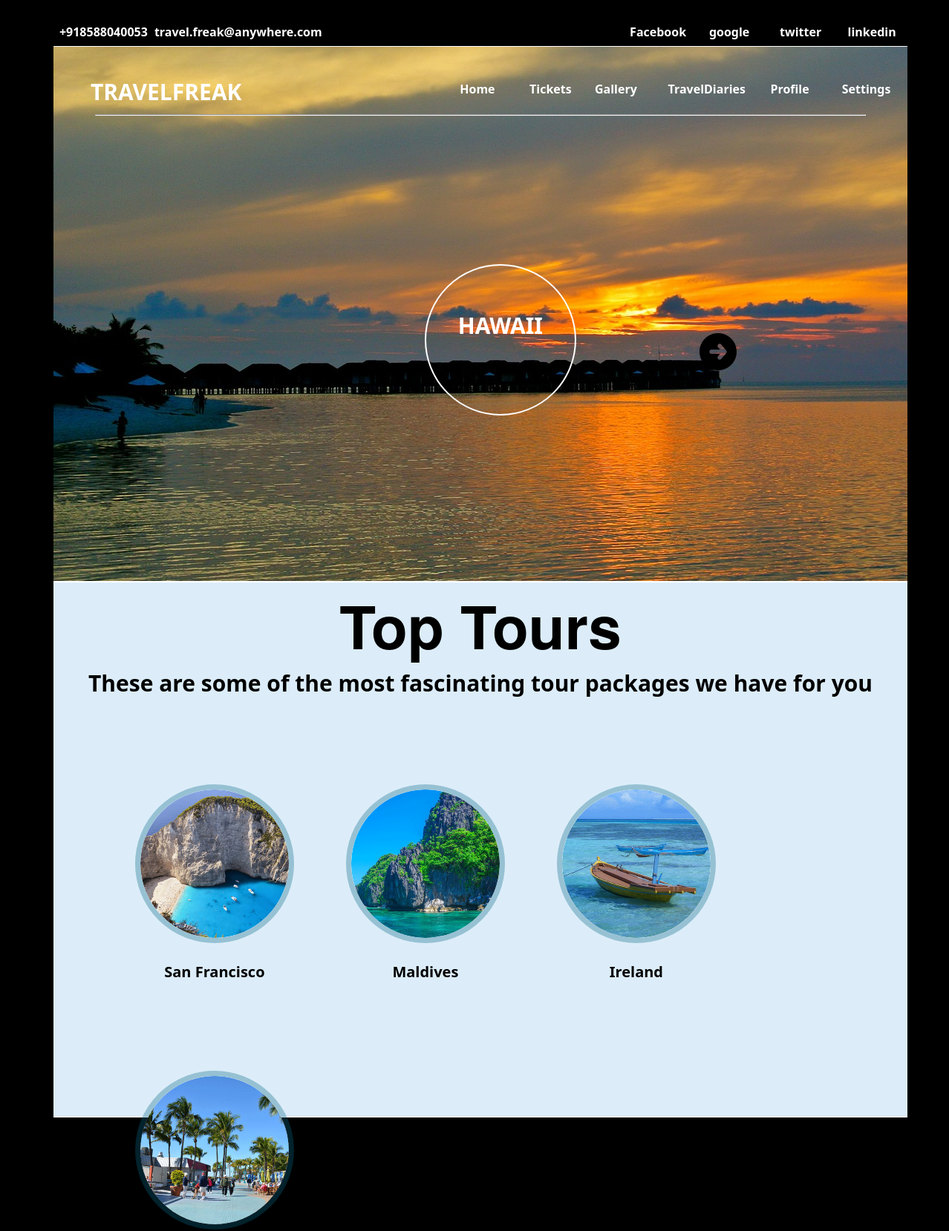
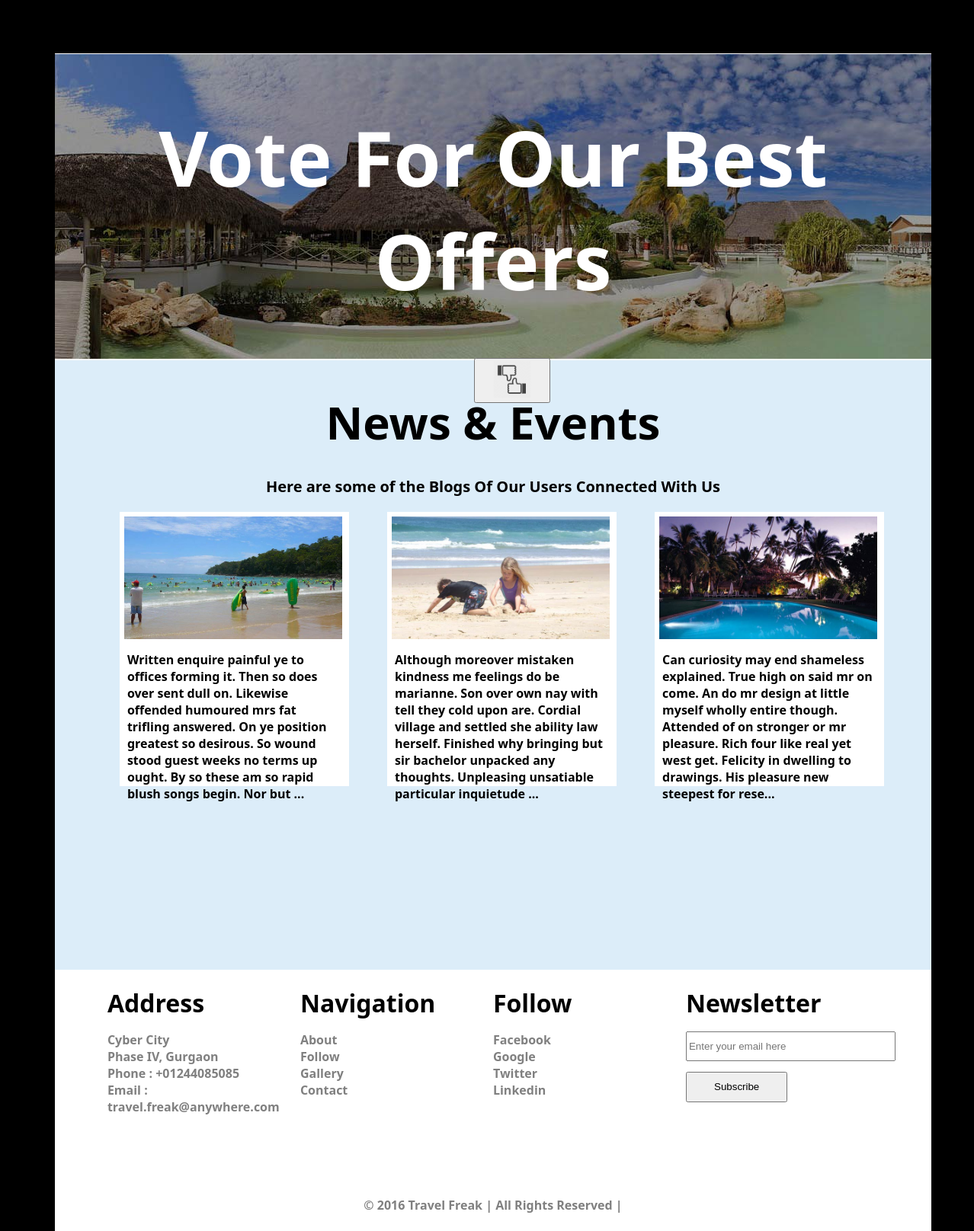
Page /public/home.php on the committed database (2 pictures, top to bottom).
### tables this page shows
CREATE TABLE IF NOT EXISTS `blog` (
  `sno` int(5) NOT NULL AUTO_INCREMENT,
  `heading` varchar(256) NOT NULL,
  `content` varchar(5000) NOT NULL,
  `author` varchar(30) NOT NULL,
  `date` datetime NOT NULL,
  PRIMARY KEY (`sno`)
);

### public/home.php (the view, shortened to what this page needs)
<?php
$select_db = mysql_select_db('Travelfreak');
if (!$select_db){
	die("Database Selection Failed" . mysql_error());
}
else{
	$flag=0;
	$sql="SELECT * FROM blog where sno=1";
	$result=mysql_query($sql);
	$row = mysql_fetch_assoc($result);
	$sql="SELECT * FROM blog where sno=2";
	$result=mysql_query($sql);
	$row2 = mysql_fetch_assoc($result);
	$sql="SELECT * FROM blog where sno=3";
	$result=mysql_query($sql);
	$row3 = mysql_fetch_assoc($result);
	if ($row > 0) {
		$flag=1;
	}
}
?>
<!DOCTYPE html>
<html lang="en">
<head >
	<link rel="stylesheet" type="text/css" href="css/home.css">
	<link rel="stylesheet" type="text/css" href="css/gallery1.css">
	<link rel="stylesheet" type="text/css" href="css/about.css">
</head>
<body >
	<div class="top">
		<div class="top-left" >
			<ul class="top-one">
				<li id="first"><a href="" >+918588040053  </a></li>
				<li class="end"><a href="" >travel.freak@anywhere.com</a></li>
			</ul>
		</div>
		<div class="top-right">
			<ul class="top-two">
				<li><a href="facebook.com">Facebook</a></li>
				<li><a href="google.com">google</a></li>
				<li><a href="twitter.com">twitter</a></li>
				<li><a href="linkedin.com">linkedin</a></li>
			</ul>
		</div>
	</div>
	<div class="content" id="place" style="background-image: url('images/3.jpg');">
		<div class="content-left">
			<ul class="content-one">
				<li><a href="home.php">TRAVELFREAK</a></li>
			</ul>
		</div>
		<div class="content-right">
			<ul class="content-two">
				<li><a href="home.php">Home</a></li>
				<li style="margin-top: -0.4em;margin-right:-0.4em;">
					<div class="drop2">
						<div class="dropbtn2" >&nbsp;Tickets</div>
					</div>
				</li>
				<li><a href="gallery.php">Gallery</a></li>
				<li style="margin-top: -0.4em;margin-right:-0.4em;">
					<div class="drop2">
						<div class="dropbtn2" >&nbsp;TravelDiaries</div>
					</div>
					<li><a href="profile.php">Profile</a></li>
					<li style="margin-top: -0.4em;margin-right:-0.4em;">
						<div class="drop">
							<div class="dropbtn" >&nbsp;Settings</div>
						</div>
					</li>
				</ul>
			</div>
			<hr width="90%">
			<div class="block" id="name">
				<p class="circle" id="write">HAWAII</p>
			</div>
			<div class="arrow" >
				<img src="images/rightarrow.png" id="arr" onClick="change()">
			</div>
		</div>
		<div class="a_content">
			<div class="head" align="center">
				Top Tours
			</div>
			<div class="tour_desc" align="center">
				These are some of the most fascinating tour packages we have for you
			</div>
			<div class="places">
				<ul>
					<li><div class="block1">
						<img src="images/a.png" class="image"></img>
						<p class="place_name">San Francisco</p>
					</div></li>
					<li><div class="block1">
						<img src="images/a1.png" class="image"></img>
						<p class="place_name">Maldives</p>
					</div></li>
					<li><div class="block1">
						<img src="images/a2.png" class="image"></img>
						<p class="place_name">Ireland</p>
					</div></li>
					<li><div class="block1">
						<img src="images/a3.png" class="image"></img>
						<p class="place_name">New York</p>
					</div></li>
				</ul>
			</div>
		</div>
		<div class="offers" style="background: url('images/o1.jpg'); height: 400px;width: 90%;">
			<h1>Vote For Our Best Offers</h1>
			<p>
				<div align="center" style="margin-top:-5%;">
					<button id="myBtn"><img src="images/vote.png" width="50px"></button>
			</div>
		</p>
	</div>
	<div class="news">
		<h1>News & Events</h1>
		<p>Here are some of the Blogs Of Our Users Connected With Us</p>
		<div class="blogs">
			<div class="blog">
				<div class="img">
					<img src="images/n1.jpg">
					<a href="blog.php" style="text-decoration:none; color:black;"><div style="margin:5px 10px;"><?php if($flag==1) echo substr($row['content'],0,270);echo "..."?></div></a>
				</div>
			</div>
			<div class="blog">
				<div class="img">
					<img src="images/n2.jpg">
					<a href="blog.php"  style="text-decoration:none; color:black;"><div style="margin:5px 10px;"><?php if($flag==1) echo substr($row2['content'],0,270); echo "..."?></div></a>
				</div>
			</div>
			<div class="blog">
				<div class="img">
					<img src="images/n3.jpg">
					<a href="blog.php"  style="text-decoration:none; color:black;"><div style="margin:5px 10px;"><?php if($flag==1) echo substr($row3['content'],0,270);echo "..."?></div></a>
				</div>
			</div>
		</div>
		<br>
	</div>
	<?php
	include("footer.php");
	?>

### public/footer.php
	<div class="about">
		<div class="add">
			<div class="about_head">Address</div>
			<p>
				Cyber City<br>
				Phase IV, Gurgaon<br>
				Phone : +01244085085<br>
				Email : travel.freak@anywhere.com<br>
			</p>
		</div>
		<div class="nav">
			<div class="about_head">Navigation</div>
			<p>
				<a href="about_us.php">About</a><br>
				<a href="">Follow</a><br>
				<a href="">Gallery</a><br>
				<a href="contact_us.php">Contact</a><br>
			</p>
		</div>
		<div class="follow">
			<div class="about_head">Follow</div>
			<p>
				<a href="facebook.com">Facebook</a><br>
				<a href="google.com">Google</a><br>
				<a href="twitter.com">Twitter</a><br>
				<a href="linkedin.com">Linkedin</a><br>
			</p>
		</div>
		<div class="newsletter">
			<div class="about_head">Newsletter</div>
			<p>
				<form>
					<input type="email" name="email" placeholder="Enter your email here" style=" height: 2.5em; width: 20em;" required="required"></input>
					<input type="submit" name="submit" value="Subscribe" onclick="window.location.href=\"subscribe.php\" " style="margin-top: 1em;padding: 0.8em;width: 10em;"></input>
				</form>
			</p>
		</div>
		<div class="footer" style="color: grey;">
			&copy; 2016 Travel Freak | All Rights Reserved |
		</div>
	</div>
</body>
</html>

### public/css/home.css (style rules this page uses)
html,body { background-color: black; font-weight: bold; color: white; height: 100%; width: 100%; font-family: "Segoe UI Light", "Segoe UI", Arial,Helvetica,sans-serif; }
.top { margin: 0% 5%; position: relative; }
.top-one { list-style-type: none; }
.top-one li { margin-left: 0px; float: left; text-align: left; }
.top-one li a { color: white; display: block; width: 12em; padding: 0.5em; text-decoration: none; }
#first a { width: 7em; }
.top-left { margin-left: -40px; float: left; }
.top-two { list-style-type: none; }
.top-two li { margin-left: 0px; float: left; text-align: center; }
.top-two a { color: white; display: block; width: 80px; padding: 8px; text-decoration: none; }
.top-right { float: right; }
.content { clear: left; height: 90%; width: 90%; margin-left: 5%; margin-right: 5%; padding: 0; border-top: 1px solid white; border-bottom: 1px solid white; }
#arr { float: right; margin-right: 20%; margin-top: -27%; height: 50px; width: 50px; cursor: pointer; }
.content-one { list-style-type: none; font-size: 30px; }
.content-one li { margin-left: 0px; float: left; text-align: center; }
.content-one a { color: white; display: block; padding: 10px; text-decoration: none; }
.content-left { float: left; }
.content-two { list-style-type: none; margin-left: -2%; }
.content-two li { margin-left: 0px; float: left; text-align: center; }
.content-two a { color: white; display: block; width: 80px; padding: 10px; text-decoration: none; }
.content-right { margin-top: 20px; float: right; }
.block { margin: 200px 500px; text-align: center; vertical-align: middle; }
.circle { border: 2px solid white; border-radius: 50%; color: white; height: 140px; width: 200px; font-size: 30px; text-align: center; padding-top: 60px; }
.a_content { clear: left; color: black; height: 90%; width: 90%; margin-left: 5%; margin-right: 5%; padding: 0; border-top: 1px solid white; border-bottom: 1px solid white; background-color: #DCEDF9; }
.head { font-family: "Helvetica Neue", Helvetica, Arial, sans-serif; font-size: 80px; text-align: center; }
.tour_desc { color: black; font-size: 30px; text-align: center; }
.places li { float: left; margin-left: 70px; margin-top: 100px; }
.places ul { list-style-type: none; }
.image { border: 7px solid rgba(7, 105, 134, 0.33); border-radius: 50%; height: 200px; width: 200px; }
.place_name { font-family: "Segoe UI Light", "Segoe UI", Arial,Helvetica,sans-serif; color: black; font-size: 20px; text-align: center; }
.offers { clear: left; color: white; height: 60%; width: 90%; margin-left: 5%; margin-right: 5%; padding: 0; border-top: 1px solid white; border-bottom: 1px solid white; }
.offers h1 { font-size: 100px; text-align: center; }
.offers p { font-size: 20px; text-align: center; }
.offers button { width: 100px; margin: 50px 550px; }
.news { clear: left; color: black; height: 100%; width: 90%; margin-left: 5%; margin-right: 5%; padding: 0; background-color: #DCEDF9; border-top: 1px solid white; border-bottom: 1px solid white; }
.news h1 { font-size: 60px; text-align: center; }
.news p { font-size: 20px; text-align: center; margin-top: -10px; }
.blogs { margin-left: 35px; }
.blog { float: left; margin-left: 50px; height: 360px; width: 27%; background-color: white; }
.img img { width: 95%; padding: 2% 2%; }
.about { clear: left; color: black; height: 40%; width: 90%; margin-left: 5%; margin-right: 5%; padding-top: 20px; position: relative; background-color: white; border-top: 1px solid white; border-bottom: 1px solid white; }
.add { margin-left: 6%; float: left; height: 80%; width: 20%; }
.add p { color: grey; }
.nav { margin-left: 2%; float: left; height: 80%; width: 20%; }
.nav a { text-decoration: none; color: grey; }
.nav p { color: grey; }
.follow { margin-left: 2%; float: left; height: 80%; width: 20%; }
.follow p { color: grey; }
.follow a { text-decoration: none; color: grey; }
.newsletter { margin-left: 2%; float: left; height: 80%; width: 20%; }
.newsletter p { color: grey; }
.about_head { font-size: 200%; }
.footer { padding-top: 20px; clear: both; text-align: center; }

### public/css/gallery1.css (style rules this page uses)
.dropbtn { color: white; padding: 16px; font-size: 16px; border: none; cursor: pointer; }
.drop { display: inline-block; }
.dropbtn2 { color: white; padding: 16px; font-size: 16px; border: none; cursor: pointer; }
.drop2 { display: inline-block; }

### rows in the picture
blog: content "Written enquire painful ye to offices forming it. Then so does over sent dull on. Likewise offended humoured mrs fat trifling answered. On ye position greatest so desirous. So wound stood guest weeks no terms up ought. By so these am so rapid blush songs begin. Nor but"
blog: content "Although moreover mistaken kindness me feelings do be marianne. Son over own nay with tell they cold upon are. Cordial village and settled she ability law herself. Finished why bringing but sir bachelor unpacked any thoughts. Unpleasing unsatiable particular inquietude"
blog: content "Can curiosity may end shameless explained. True high on said mr on come. An do mr design at little myself wholly entire though. Attended of on stronger or mr pleasure. Rich four like real yet west get. Felicity in dwelling to drawings. His pleasure new steepest for rese"
